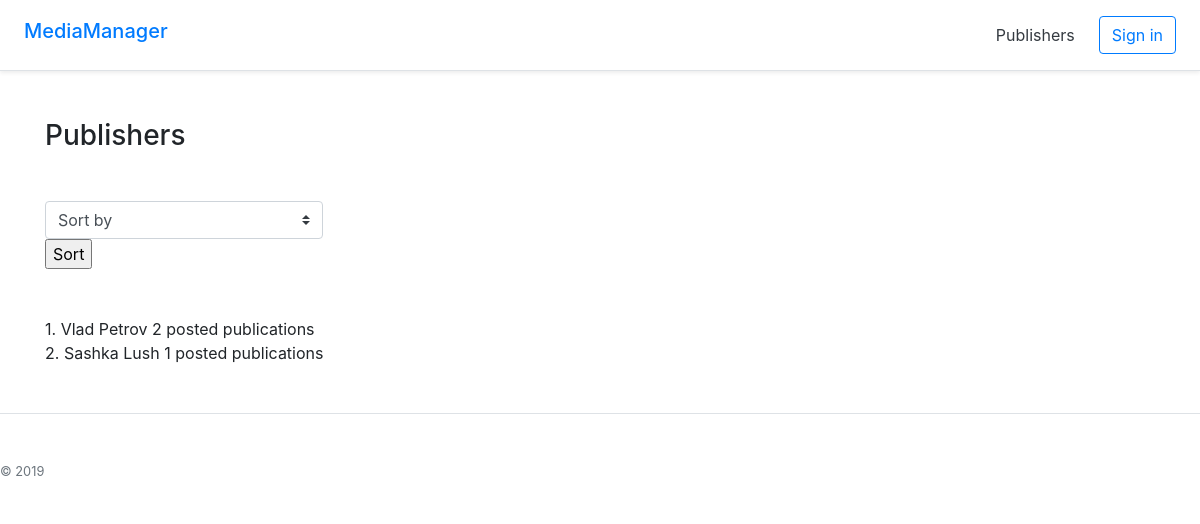
The page /publishers.php on the database its author committed.
### tables this page shows
CREATE TABLE IF NOT EXISTS `publishers` (
  `publisherId` int(32) NOT NULL AUTO_INCREMENT,
  `publisherName` varchar(60) DEFAULT NULL,
  `username` varchar(60) NOT NULL,
  `password` varchar(60) NOT NULL,
  PRIMARY KEY (`publisherId`)
);

### publishers.php (the view, shortened to what this page needs)
<?php
$link = mysqli_connect("localhost", "root", "", "mediamanager")
        or die("Could not connect : " . mysqli_error());
if ($_SERVER['REQUEST_METHOD'] === 'GET'){
	$query = "SELECT p.publisherId, p.publisherName, count(pub.publicationId) as cnt FROM publishers AS p
INNER JOIN publications AS pub ON p.publisherId=pub.publisherId
GROUP BY p.publisherId
ORDER BY cnt DESC;";
	$result = mysqli_query($link, $query) or die("Query failed : " . mysqli_error($link));
}
else{
	$query = "SELECT p.publisherId, p.publisherName, count(pub.publicationId) as cnt FROM publishers AS p
INNER JOIN publications AS pub ON p.publisherId=pub.publisherId
GROUP BY p.publisherId;";
$result = mysqli_query($link, $query) or die("Query failed : " . mysqli_error($link));
}
?>
<!DOCTYPE html>
<html>
<head>
	<link rel="stylesheet" href="css/style.css">
	<link rel="stylesheet" href="https://stackpath.bootstrapcdn.com/bootstrap/4.3.1/css/bootstrap.min.css">
</head>
<body>
	<?php require "blocks/header.php";?>
	<div class="container mt-5">
		<h3 class="mb-5">Publishers</h3>
		<form action="<?php echo $_SERVER['PHP_SELF'];?>" method="get" name="selectsort" id="selectsort" enctype="multipart/form-data" class="mb-5">
			<select name="sort" class="custom-select w-25">
				<option selected>Sort by</option>
			</select>
			<p>
				<input name="submit" type="submit" id="submit" value="Sort" />
			</p>
		</form>
		<?php
if (mysqli_num_rows($result) > 0) {
	$i = 1;
	while($row = mysqli_fetch_assoc($result)) {
		echo $i.'. '.$row['publisherName'].' '.$row['cnt'].' posted publications';
		$i++;
		?>
		<br>
	<?php
	}
	?>
	</div>
<?php
}
else{
	?>
	<h1>No publishers registered</h1>
	<?php
}
require "blocks/footer.php";?>
</body>
</html>

### rows shown on the page
publishers: publisherName "Vlad Petrov", cnt "2"
publishers: publisherName "Sashka Lush", cnt "1"
